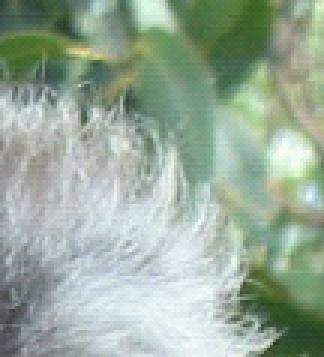
%> input picture 资料/Close-Formed Matting/teddy_ear.bmp, 108 x 119 px (shown 3 times larger)
$ octave runMatting_TeddyEar.m   (GNU Octave 9; MATLAB toolbox functions it lacks are replaced by stand-ins)
%> lines starting %> are read from the running program, lines starting %| are printed output that depends on the picture; in (x1, y1, x2, y2) boxes, pixels count from 0 and x2, y2 are one past the last pixel; in counts of white or black regions, pixels touching at a corner belong together; the program's own positions count from 1
### 资料/Close-Formed Matting/runMatting.m

if (~exist('thr_alpha','var'))
  thr_alpha=[];
end
if (~exist('epsilon','var'))
  epsilon=[];
end
if (~exist('win_size','var'))
  win_size=[];
end

if (~exist('levels_num','var'))
  levels_num=1;
end
if (~exist('active_levels_num','var'))
  active_levels_num=1;
end

I=double(imread(img_name))/255;
mI=double(imread(scribs_img_name))/255;
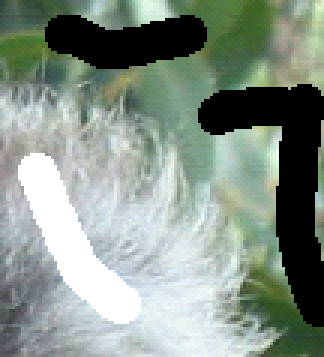
%> input picture 资料/Close-Formed Matting/teddy_ear_m.bmp, 108 x 119 px (shown 3 times larger)
consts_map=sum(abs(I-mI),3)>0.001;
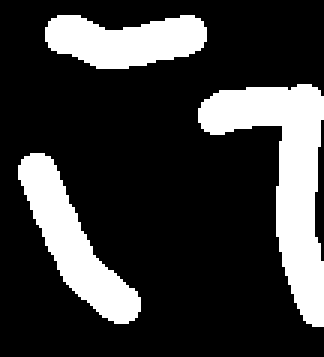
%> consts_map: size 119x108 logical (shown 3 times larger); 22.5% white; 3 white regions, box (x1, y1, x2, y2) and area: (66, 28, 108, 109) 1355, (6, 51, 47, 108) 841, (15, 5, 69, 23) 697
if (size(I,3)==3)
  consts_vals=rgb2gray(mI).*consts_map;
%> consts_vals: size 119x108 double; values 0 (black) and 1 (white), 6.5% white; 1 white region, box (x1, y1, x2, y2) and area: (6, 51, 47, 108) 841
end
if (size(I,3)==1)
  consts_vals=mI.*consts_map;
end


alpha=solveAlphaC2F(I,consts_map,consts_vals,levels_num, ...
                    active_levels_num,thr_alpha,epsilon,win_size);

figure, imshow(alpha);
drawnow;
[F,B]=solveFB(I,alpha);

figure, imshow([F.*repmat(alpha,[1,1,3]),B.*repmat(1-alpha,[1,1,3])])

### 资料/Close-Formed Matting/solveAlpha.m
function alpha=solveAlpha(I,consts_map,consts_vals,varargin)

  [h,w,c]=size(I);
%> h = 119; w = 108; c = 3
  img_size=w*h;
%> img_size = 12852

  A=getLaplacian1(I,consts_map,varargin{:});

  D=spdiags(consts_map(:),0,img_size,img_size);
  lambda=100;
  x=(A+lambda*D)\(lambda*consts_map(:).*consts_vals(:));


  alpha=max(min(reshape(x,h,w),1),0);

### 资料/Close-Formed Matting/getLaplacian1.m
function [A,A1]=getLaplacian1(I,consts,epsilon,win_size)
%> called with epsilon = [], win_size = []

  if (~exist('epsilon','var'))
    epsilon=0.0000001;
  end
  if (isempty(epsilon))
    epsilon=0.0000001;
  end
  if (~exist('win_size','var'))
    win_size=1;
  end
  if (isempty(win_size))
    win_size=1;
  end

  neb_size=(win_size*2+1)^2;
  [h,w,c]=size(I);
%> h = 119; w = 108; c = 3
  n=h; m=w;
%> after `n=h`: n = 119
%> after `m=w`: m = 108
  img_size=w*h;
%> img_size = 12852
  consts=imerode(consts,ones(win_size*2+1));
%> consts: size 119x108 logical; 18% white; 3 white regions, box (x1, y1, x2, y2) and area: (67, 29, 108, 108) 1121, (7, 52, 46, 107) 649, (16, 6, 68, 22) 547

  indsM=reshape([1:img_size],h,w);

  tlen=sum(sum(1-consts(win_size+1:end-win_size,win_size+1:end-win_size)))*(neb_size^2);
%> tlen = 818991

  row_inds=zeros(tlen ,1);
  col_inds=zeros(tlen,1);
  vals=zeros(tlen,1);
  len=0;
  for j=1+win_size:w-win_size
    for i=win_size+1:h-win_size
      if (consts(i,j))
        continue
      end
      win_inds=indsM(i-win_size:i+win_size,j-win_size:j+win_size);
      win_inds=win_inds(:);
      winI=I(i-win_size:i+win_size,j-win_size:j+win_size,:);
      winI=reshape(winI,neb_size,c);
      win_mu=mean(winI,1)';
      win_var=inv(winI'*winI/neb_size-win_mu*win_mu' +epsilon/neb_size*eye(c));

      winI=winI-repmat(win_mu',neb_size,1);
      tvals=(1+winI*win_var*winI')/neb_size;

      row_inds(1+len:neb_size^2+len)=reshape(repmat(win_inds,1,neb_size),...
                                             neb_size^2,1);
      col_inds(1+len:neb_size^2+len)=reshape(repmat(win_inds',neb_size,1),...
                                             neb_size^2,1);
      vals(1+len:neb_size^2+len)=tvals(:);
      len=len+neb_size^2;
    end
  end
%> after the loop, len = 818991
%> in solveAlpha, `alpha=max(min(reshape(x,h,w),1),0);`:
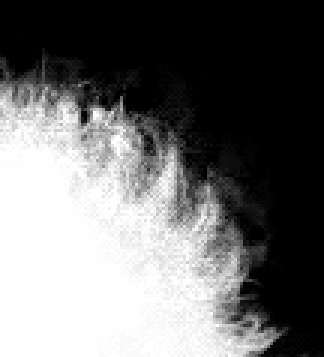
%> alpha: size 119x108 double (shown 3 times larger); min 0, max 1, mean 0.436

  vals=vals(1:len);
  row_inds=row_inds(1:len);
  col_inds=col_inds(1:len);
  A=sparse(row_inds,col_inds,vals,img_size,img_size);

  sumA=sum(A,2);
  A=spdiags(sumA(:),0,img_size,img_size)-A;

return

### 资料/Close-Formed Matting/solveFB.m
function [F,B]=solveFB(I,alpha)
  [h,w,c]=size(I);
%> h = 119; w = 108; c = 3
  mask=(alpha>=0.02).*(alpha<=0.98);
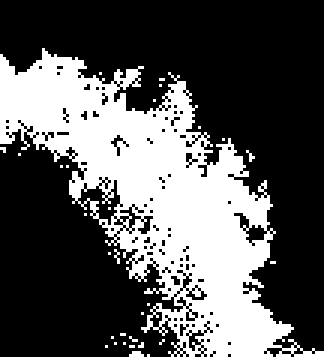
%> mask: size 119x108 double (shown 3 times larger); values 0 (black) and 1 (white), 34.1% white; 30 white regions (29 under 20 px), largest, box (x1, y1, x2, y2) and area: (0, 16, 108, 119) 4326
  [Gx,Gy,Gd1,Gd2]=getGMatByMask(w,h,mask);
  G=[Gx;Gy;Gd1;Gd2];
  Ga=G*alpha(:);
  wgf=abs(Ga).^0.5+0.003*repmat((1-alpha(:)),4,1);
  wgb=abs(Ga).^0.5+0.003*repmat(alpha(:),4,1);


  wf=(alpha(:)>0.98)*100+0.03*alpha(:).*(alpha(:)>0.7)+0.01*(alpha(:)<0.02);
  wb=(alpha(:)<0.02)*100+0.03*(1-alpha(:)).*(alpha(:)<0.3)+0.01*(alpha(:)>0.98);


  wgf=spdiags(wgf(:),0,length(wgf),length(wgf));
  wgb=spdiags(wgb(:),0,length(wgb),length(wgb));
  wf=spdiags(wf(:),0,length(wf),length(wf));
  wb=spdiags(wb(:),0,length(wb),length(wb));


  for t=1:c
    tI=I(:,:,t);
    Ag=[wgf*G,sparse(size(G,1),size(G,2));sparse(size(G,1),size(G,2)),wgb* ...
        G];
    bg=zeros(size(Ag,1),1);
    Ai=[wf,sparse(w*h,w*h);sparse(w*h,w*h),wb];
    bi=[wf*tI(:).*(alpha(:)>0.02);wb*tI(:).*(alpha(:)<0.98)];
    As=[spdiags(alpha(:),0,w*h,w*h),spdiags(1-alpha(:),0,w*h,w*h)];
    bs=tI(:);
    A=[Ai;As;Ag];
    b=[bi;bs;bg];
    x=(A'*A)\(A'*b);
    F(:,:,t)=reshape(x(1:w*h),h,w);
    B(:,:,t)=reshape(x(w*h+1:end),h,w);

  end

### 资料/Close-Formed Matting/getGMatByMask.m
function [Gx,Gy,G3,G4]=getGMatByMask(w,h,mask)
%> called with w = 108, h = 119
imgSize=w*h;
%> imgSize = 12852

dS=[1,-1];
filtSizeS=1;


%indsGx1=[]; indsGx2=[]; valsGx=[];
%indsGy1=[]; indsGy2=[]; valsGy=[];
indsGx1=zeros(imgSize*2,1);
indsGx2=zeros(imgSize*2,1);
valsGx=zeros(imgSize*2,1);
indsGy1=zeros(imgSize*2,1);
indsGy2=zeros(imgSize*2,1);
valsGy=zeros(imgSize*2,1);
indsG31=zeros(imgSize*2,1);
indsG32=zeros(imgSize*2,1);
valsG3=zeros(imgSize*2,1);
indsG41=zeros(imgSize*2,1);
indsG42=zeros(imgSize*2,1);
valsG4=zeros(imgSize*2,1);

indy=0; indx=0; ind3=0; ind4=0;

for x=1:w-1,
  for y=1:h,
    if ((~mask(y,x))&(~mask(y,x+1)))
      continue
    end
    for disp=0:filtSizeS,
      indx=indx+1;
      indsGx1(indx)=imIndexToVect(y,x,h);
      indsGx2(indx)=imIndexToVect(y,x+disp,h);
      valsGx(indx)=dS(disp+1);
    end
  end
end
%> after the loop, indx = 9948
for x=1:w,
  for y=1:h-1,
    if ((~mask(y,x))&(~mask(y+1,x)))
      continue
    end
    for disp=0:filtSizeS,
      indy=indy+1;
      indsGy1(indy)=imIndexToVect(y,x,h);
      indsGy2(indy)=imIndexToVect(y+disp,x,h);
      valsGy(indy)=dS(disp+1);
    end;
  end;
end
%> after the loop, indy = 9958

for x=1:w-1,
  for y=1:h-1,
    if ((~mask(y,x))&(~mask(y+1,x+1)))
      continue
    end
    for disp=0:filtSizeS,
      ind3=ind3+1;
      indsG31(ind3)=imIndexToVect(y,x,h);
      indsG32(ind3)=imIndexToVect(y+disp,x+disp,h);
      valsG3(ind3)=dS(disp+1);
    end
  end
end
%> after the loop, ind3 = 9820

for x=1:w-1,
  for y=2:h,
    if ((~mask(y,x))&(~mask(y-1,x+1)))
      continue
    end
    for disp=0:filtSizeS,
      ind4=ind4+1;
      indsG41(ind4)=imIndexToVect(y,x,h);
      indsG42(ind4)=imIndexToVect(y-disp,x+disp,h);
      valsG4(ind4)=dS(disp+1);
    end;
  end;
end;
%> after the loop, ind4 = 9866
%> after the loop in solveFB, `for t=1:c`:
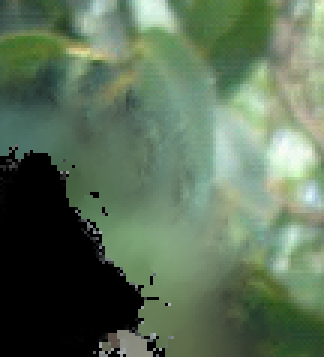
%> B: size 119x108x3 double (shown 3 times larger); mean R, G, B 0.363, 0.443, 0.349
%> after the loop in solveFB, `for t=1:c`:
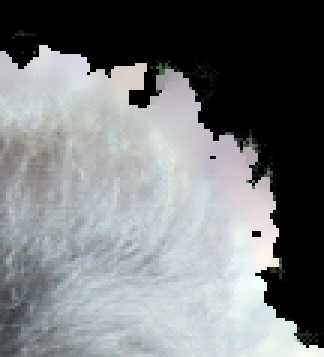
%> F: size 119x108x3 double (shown 3 times larger); mean R, G, B 0.523, 0.539, 0.546; drawn with min black and max white
%> `imshow([F.*repmat(alpha,[1,1,3]),B.*repmat(1-alpha,[1,1,3])])`:
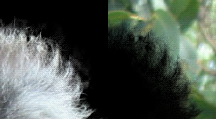
%> displayed picture: size 119x216x3, on the screen's scale of 0 to 255; mean R, G, B 76.5, 85.4, 77.4
%'done inds'
indsGx1=indsGx1(1:indx);
indsGx2=indsGx2(1:indx);
valsGx=valsGx(1:indx);
indsGy1=indsGy1(1:indy);
indsGy2=indsGy2(1:indy);
valsGy=valsGy(1:indy);
indsG31=indsG31(1:ind3);
indsG32=indsG32(1:ind3);
valsG3=valsG3(1:ind3);
indsG41=indsG41(1:ind4);
indsG42=indsG42(1:ind4);
valsG4=valsG4(1:ind4);


Gx=sparse(indsGx1,indsGx2,valsGx,imgSize,imgSize);
Gy=sparse(indsGy1,indsGy2,valsGy,imgSize,imgSize);
G3=sparse(indsG31,indsG32,valsG3,imgSize,imgSize);
G4=sparse(indsG41,indsG42,valsG4,imgSize,imgSize);

### 资料/Close-Formed Matting/solveAlphaC2F.m
function alpha=solveAlphaC2F(I,consts_map,consts_vals,levels_num,active_levels_num,varargin);


  if (length(varargin)>0)
    if (~isempty(varargin{1}))
      thr_alpha=varargin{1};
    end
  end

  if (~exist('thr_alpha','var'))
    thr_alpha=0.02;
  end
  erode_mask_w=1;
  active_levels_num=max(active_levels_num,1);
  if (levels_num>1)
    sI=downSmpIm(I,2);
    s_consts_map=round(downSmpIm(double(consts_map),2));
    s_consts_vals=round(downSmpIm(double(consts_vals),2));
    s_alpha=solveAlphaC2F(sI,s_consts_map,s_consts_vals,levels_num-1,...
                          min(levels_num-1,active_levels_num),varargin{:});
    alpha=upSampleAlphaUsingImg(s_alpha,sI,I,varargin{2:end});
    talpha=alpha.*(1-consts_map)+consts_vals;
    consts_map=min(consts_map+imerode((alpha>=(1-thr_alpha)),ones(erode_mask_w*2+1))+imerode((alpha<=(thr_alpha)),ones(erode_mask_w*2+1)),1);
    consts_vals=round(talpha).*consts_map;
    %figure, imshow([consts_map,alpha])
  end
  if (active_levels_num>=levels_num)
    alpha=solveAlpha(I,consts_map,consts_vals,varargin{2:end});
  end


### 资料/Close-Formed Matting/runMatting_TeddyEar.m

img_name='teddy_ear.bmp';

scribs_img_name='teddy_ear_m.bmp';

levels_num=1;
active_levels_num=1;


sig=0.1^5;

runMatting
